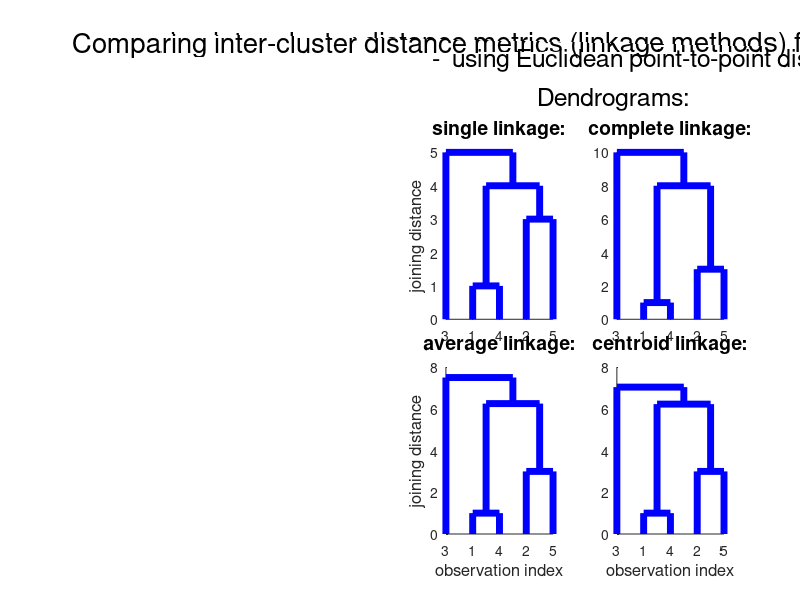

Write MATLAB code to recreate this figure.
clear;close all;clc;
format compact

D = [4 6 1 6 9 7 3 10 5 8];

figure
subplot(5,4,1:4)
axis off
text(-0.05,1,'Comparing inter-cluster distance metrics (linkage methods) for hierarchical agglomerative clustering example','Fontsize',20)
text(0.53,0.75,'-  using Euclidean point-to-point distance metric','Fontsize',18)
text(0.7,0.1,'Dendrograms:','Fontsize',18)

subplot(5,4,[7 11])
Tree = linkage(D,'single');
clustering = dendrogram(Tree);
set(clustering,'LineWidth',5)
ylabel('joining distance','Fontsize',12)
title('single linkage:','Fontsize',14)

subplot(5,4,[8 12])
Tree = linkage(D,'complete');
clustering = dendrogram(Tree);
set(clustering,'LineWidth',5)
title('complete linkage:','Fontsize',14)

subplot(5,4,[15 19])
Tree = linkage(D,'average');
clustering = dendrogram(Tree);
set(clustering,'LineWidth',5)
xlabel('observation index','Fontsize',12),ylabel('joining distance','Fontsize',12)
title('average linkage:','Fontsize',14)

subplot(5,4,[16 20])
Tree = linkage(D,'centroid');
clustering = dendrogram(Tree);
set(clustering,'LineWidth',5)
xlabel('observation index','Fontsize',12)
title('centroid linkage:','Fontsize',14)

%---------------------------------------------------------------------------------------------------------------------------------
